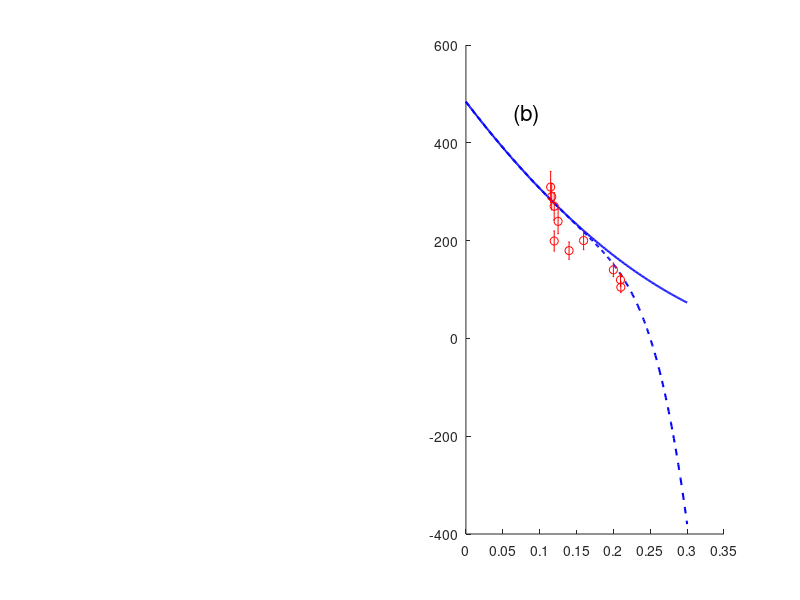

Write the MATLAB code that produced this figure. (Note: this script raises an error after producing the figure.)
%I.Aim prediction of rho0 

%II. Formula


%III.program
%clf
clc
clear
subplot(1,2,2)
text(0.05+0.2*(0.7/10),500*(5.5/6),'(b)','FontSize',16)

%A. Parameters
%1. constant 
kb=1.38*10^(-23);       % Boltzman constant
me=9.1*10^(-31);        % electron mass 
ee=1.6*10^(-19);
phi0=2.07*10^(-15);     % flux quanta 
mu0=4*pi*10^(-7);       % permeability of vacuum 
hbar=1.05*10^(-34);        % plank constant
c=3*10^8;               % light velocity  

%2. Data
a0=3.89*10^(-10);  % a axis lattice constant of Hg2201
b0=3.88*10^(-10);  % b axis lattice constant of Hg2201
c0=0.955*10^(-9);
layer=1;
sigmaquan=(ee^2/(2*pi*hbar*(c0)));

%3. Fit QCO
load Data3_QCDWTabis2017  % Tabis2017 Campi2015
pCO=QCDWdata(:,1);
QCO=QCDWdata(:,2); 
hold on
myfunc = @(beta,x)(beta(1)*x+beta(2));
beta0 = [1,1];
beta = nlinfit(pCO,QCO,myfunc,beta0);
x1=0:0.001:0.3;
y1=myfunc(beta,x1);
pCDWBi2212B=[0.0607833;0.0812321;0.101336;0.141197;0.170508;];             %2014scienceFujita         
QCDWBi2212B=[0.308598;0.270919;0.254584;0.242965;0.225771;];


%predictions
mstar=2.45;
gamma=(0.11/2.5);
GapPre=((1000/ee)*gamma.*hbar^2.*(y1*2*pi/a0).^2/(mstar*me)).*(1.6*10^(-22))/kb;
L3(2)=plot(x1,GapPre,'b-','MarkerSize',8,'LineWidth',1.5);
gamma=(0.11/2.5).*(1-(x1/0.25).^10);
GapPre=((1000/ee)*gamma.*hbar^2.*(y1*2*pi/a0).^2/(mstar*me)).*(1.6*10^(-22))/kb;
L3(3)=plot(x1,GapPre,'b--','MarkerSize',8,'LineWidth',1.5);

hold on
load Data5_Bi2212Tstar
L1(1)=errorbar(Bi2212Tstar(:,1),Bi2212Tstar(:,2),Bi2212Tstar(:,3),'ro','MarkerFaceColor','r','MarkerSize',8,'LineWidth',1);
L1(2)=errorbar(Bi2212Tstar(:,4),Bi2212Tstar(:,5),Bi2212Tstar(:,6),'g^','MarkerFaceColor','g','MarkerSize',8,'LineWidth',1);
L1(3)=errorbar(Bi2212Tstar(:,7),Bi2212Tstar(:,8),Bi2212Tstar(:,9),'cs','MarkerFaceColor','c','MarkerSize',8,'LineWidth',1);
load Data4_Hg2201Tstar
L3(1)=errorbar(Hg2201Tstar(:,1),Hg2201Tstar(:,2),Hg2201Tstar(:,3),'kd','MarkerFaceColor','k','MarkerSize',8,'LineWidth',1);

xlabel('$p$','interpreter','latex','fontsize',16)
ylabel('$ T^*(\rm K)$','interpreter','latex','fontsize',16)
set(gca,'FontSize',16)
axis([0.05 0.25 0 500])
box on

LA=legend(L1(1:3),'Bi-2212 (Tunnel) ','Bi-2212 (Raman)','Bi-2212 (ARPES)');
set(LA,'FontSize',14,'interpreter','latex')
legend('boxoff')
ah=axes('position',get(gca,'position'),'visible','off');
LB=legend(ah,L3(1),'Hg-2201 (Neutron, Raman) ','Eq. (5), $\gamma_{T}=0.11/2.5$','Eq. (5), $\gamma_{T}={0.11\over2.5}[1-(p/0.25)^10](\gamma_{\Delta}/2.3)$ ');
set(LB,'FontSize',14,'interpreter','latex')
legend('boxoff')
ah=axes('position',get(gca,'position'),'visible','off');
LC=legend(ah,L3(2:3),'Eq. (4), $\gamma_{T}=0.11/2.5$','Eq. (4), $\gamma_{T}={0.11\over2.5}[1-({p\over 0.25})^{10}]$ ','Location','southwest');
set(LC,'FontSize',14,'interpreter','latex')
legend('boxoff')







